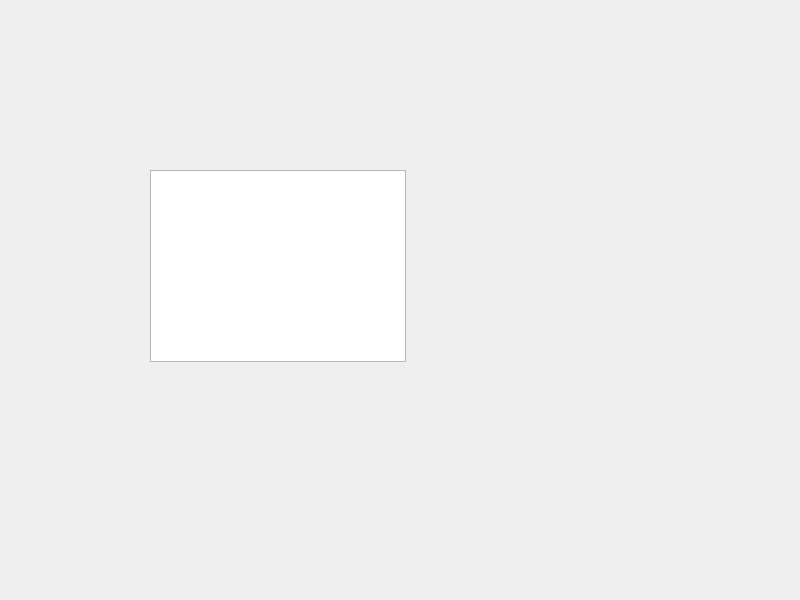
<?xml version="1.0" encoding="UTF-8"?>
<ui version="4.0">
 <class>QtWindow</class>
 <widget class="QMainWindow" name="QtWindow">
  <property name="geometry">
   <rect>
    <x>0</x>
    <y>0</y>
    <width>800</width>
    <height>600</height>
   </rect>
  </property>
  <property name="windowTitle">
   <string>MainWindow</string>
  </property>
  <widget class="QWidget" name="centralwidget">
   <property name="maximumSize">
    <size>
     <width>800</width>
     <height>580</height>
    </size>
   </property>
   <widget class="QGraphicsView" name="graphicsView">
    <property name="geometry">
     <rect>
      <x>150</x>
      <y>170</y>
      <width>256</width>
      <height>192</height>
     </rect>
    </property>
   </widget>
  </widget>
  <widget class="QMenuBar" name="menubar">
   <property name="enabled">
    <bool>true</bool>
   </property>
   <property name="geometry">
    <rect>
     <x>0</x>
     <y>0</y>
     <width>800</width>
     <height>22</height>
    </rect>
   </property>
   <property name="layoutDirection">
    <enum>Qt::RightToLeft</enum>
   </property>
  </widget>
 </widget>
 <resources/>
 <connections/>
</ui>
